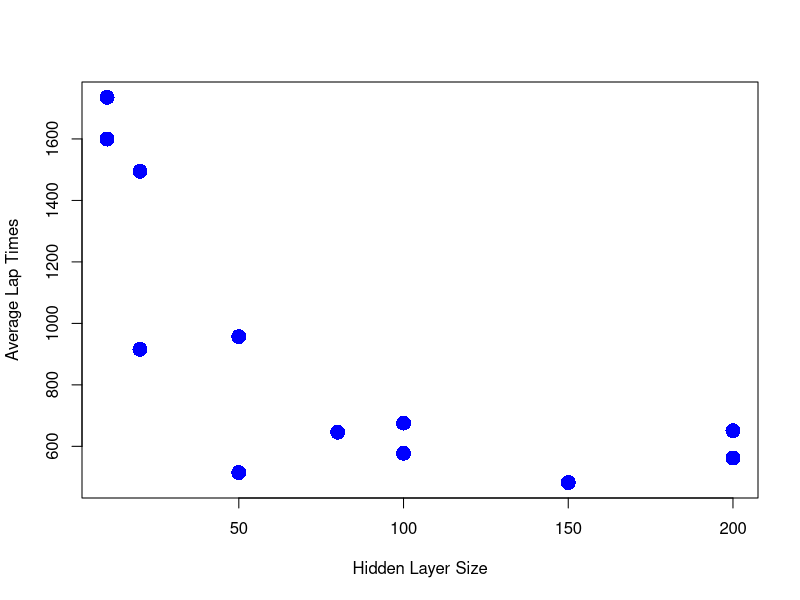
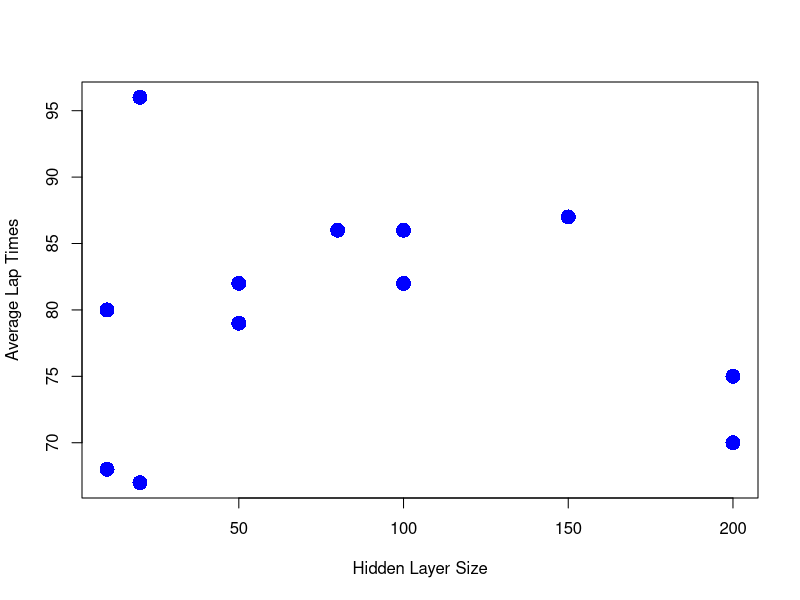
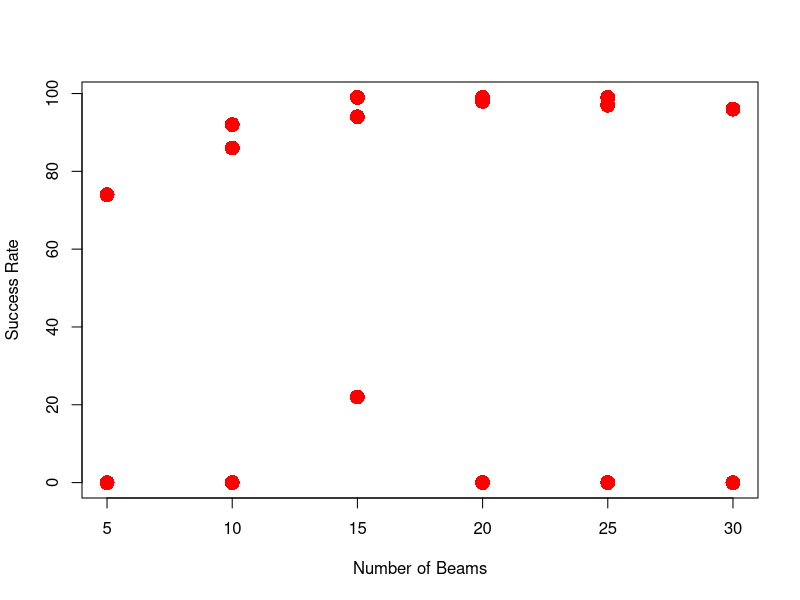
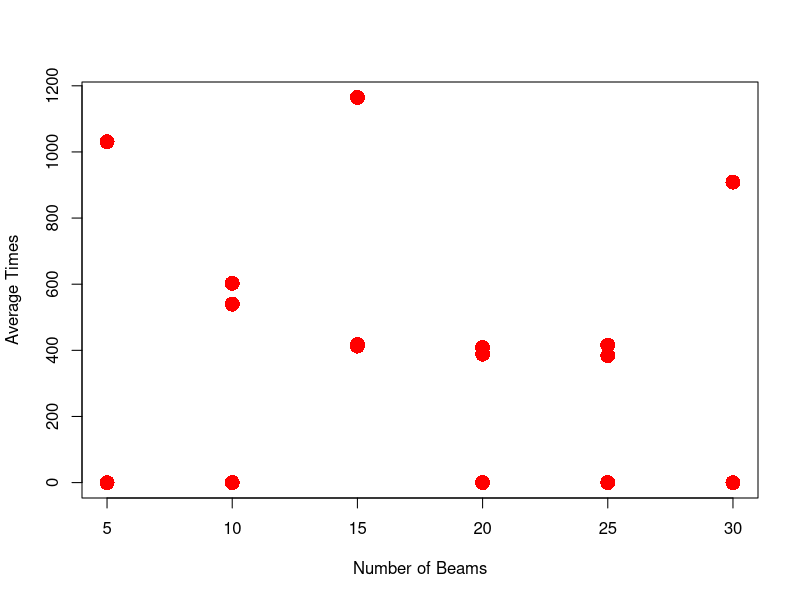
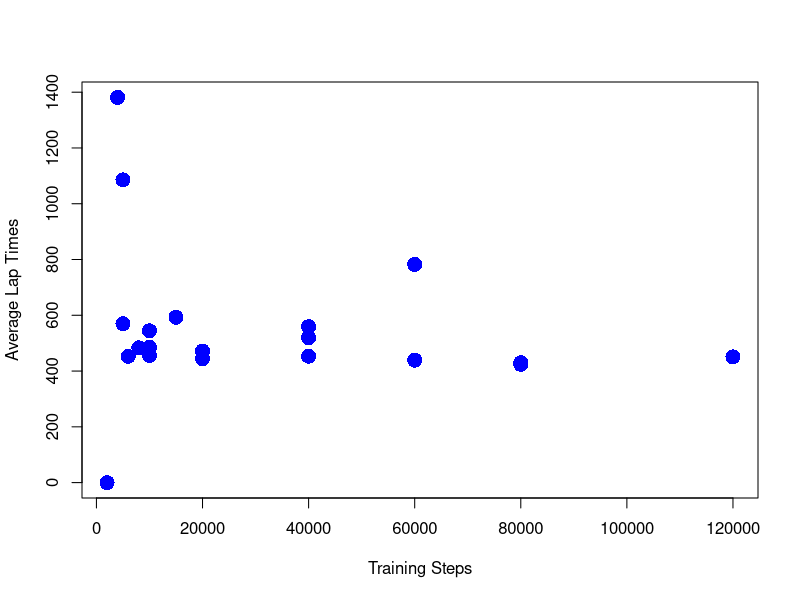
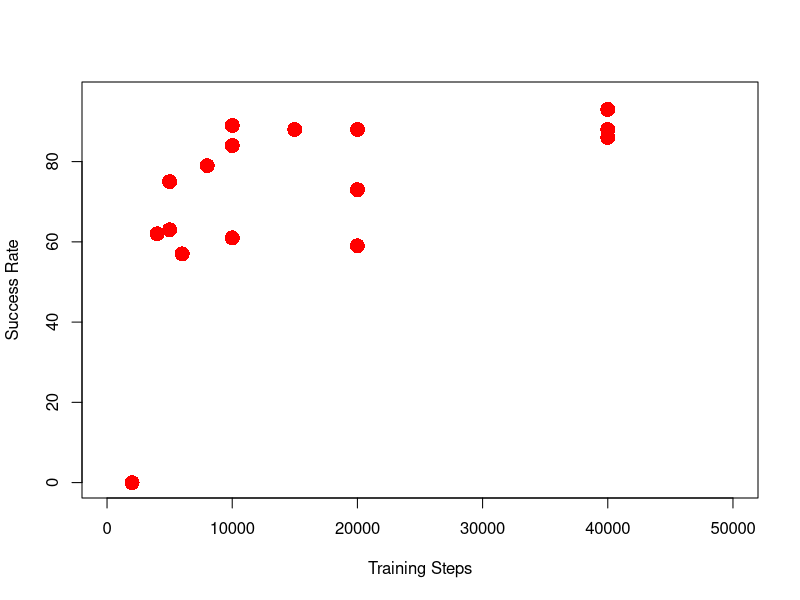

Recreate these plots in R, in order.


test_data = read.csv("DataTable.csv")

# h size
h_mask = which(test_data$EvalName=="SizeH")
x_data = test_data$h_size[h_mask]
y_data = test_data$avg_times[h_mask]
plot(x_data, y_data, xlab="Hidden Layer Size", ylab="Average Lap Times", col="blue", pch=16, cex=2)
y_data = test_data$success_rate[h_mask]
plot(x_data, y_data, xlab="Hidden Layer Size", ylab="Average Lap Times", col="blue", pch=16, cex=2)

# beams
beam_mask = which(test_data$EvalName=="Beams")
plot(test_data$n_beams[beam_mask], test_data$success_rate[beam_mask], xlab="Number of Beams", ylab="Success Rate", col="red", pch=16, cex=2)
plot(test_data$n_beams[beam_mask], test_data$avg_times[beam_mask], xlab="Number of Beams", ylab="Average Times", col="red", pch=16, cex=2)

# training steps
step_mask = which(test_data$EvalName=="TrainingSteps")
x_data = test_data$train_n[step_mask]
y_data = test_data$avg_times[step_mask]
plot(x_data, y_data, xlab="Training Steps", ylab="Average Lap Times", col="blue", pch=16, cex=2)

# zoomed steps
x_data = test_data$train_n[step_mask]
y_data = test_data$success_rate[step_mask]
plot(x_data, y_data, xlab="Training Steps", ylab="Success Rate", xlim=c(0,50000), col="red", pch=16, cex=2)
